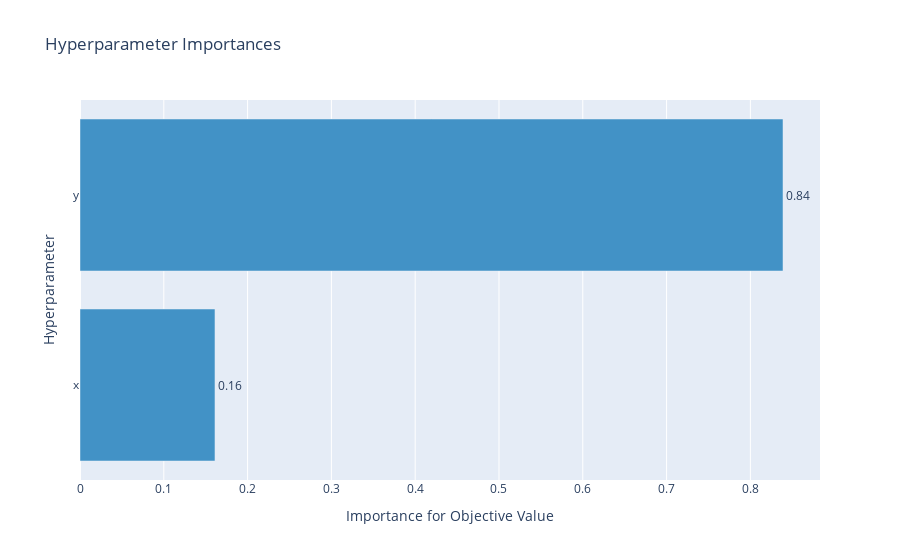

Notebook code for this chart:
### Code cell
plot_param_importances(study)

### Figure 1 — Plotly figure (JSON) as saved in the notebook; plotly's stock layout.template omitted (floating-point values rounded to 4 significant figures)
{"data": [{"cliponaxis": false, "hovertemplate": ["x (FloatDistribution): 0.16108266343562233<extra></extra>", "y (FloatDistribution): 0.8389173365643777<extra></extra>"], "marker": {"color": "rgb(66,146,198)"}, "orientation": "h", "text": ["0.16", "0.84"], "textposition": "outside", "type": "bar", "x": [0.1611, 0.8389], "y": ["x", "y"]}], "layout": {"showlegend": false, "title": {"text": "Hyperparameter Importances"}, "xaxis": {"title": {"text": "Importance for Objective Value"}}, "yaxis": {"title": {"text": "Hyperparameter"}}}}
